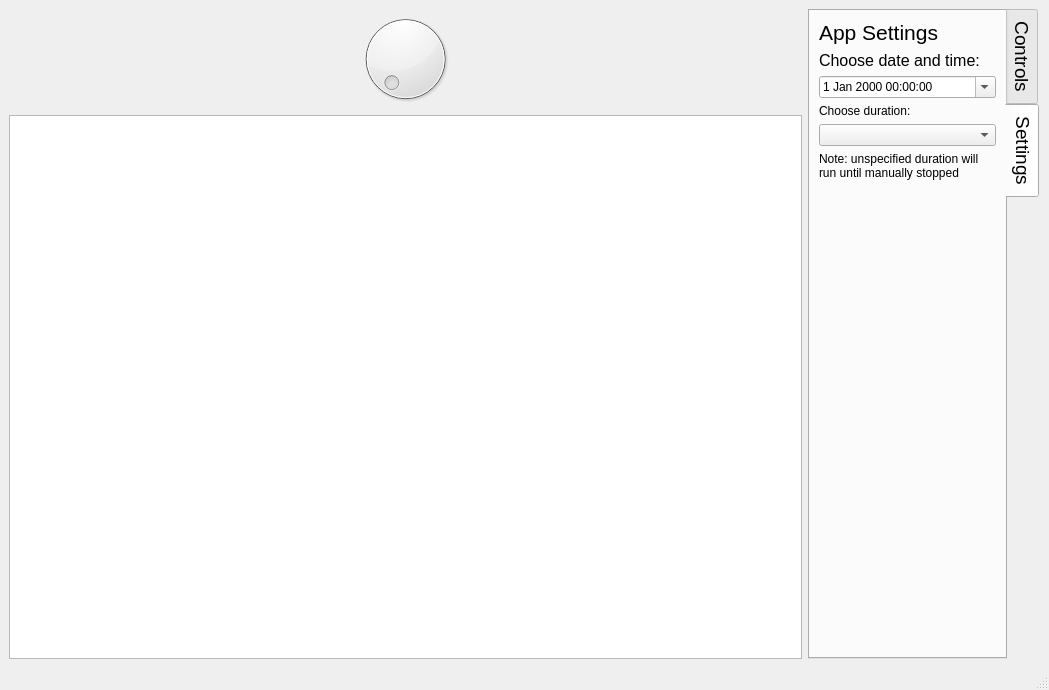
<?xml version="1.0" encoding="UTF-8"?>
<ui version="4.0">
 <class>MainWindow</class>
 <widget class="QMainWindow" name="MainWindow">
  <property name="geometry">
   <rect>
    <x>0</x>
    <y>0</y>
    <width>1049</width>
    <height>690</height>
   </rect>
  </property>
  <property name="windowTitle">
   <string>MainWindow</string>
  </property>
  <property name="dockNestingEnabled">
   <bool>false</bool>
  </property>
  <widget class="QWidget" name="centralwidget">
   <layout class="QGridLayout" name="gridLayout" columnstretch="1,0,0,0,0">
    <item row="0" column="4">
     <layout class="QHBoxLayout" name="controls_settings" stretch="0">
      <item>
       <widget class="QTabWidget" name="controls_settings_tab">
        <property name="sizePolicy">
         <sizepolicy hsizetype="Expanding" vsizetype="Expanding">
          <horstretch>0</horstretch>
          <verstretch>0</verstretch>
         </sizepolicy>
        </property>
        <property name="font">
         <font>
          <pointsize>14</pointsize>
         </font>
        </property>
        <property name="layoutDirection">
         <enum>Qt::LeftToRight</enum>
        </property>
        <property name="styleSheet">
         <string notr="true">QPushButton#reset_stop {
	color: red;	
}</string>
        </property>
        <property name="tabPosition">
         <enum>QTabWidget::East</enum>
        </property>
        <property name="currentIndex">
         <number>1</number>
        </property>
        <widget class="QWidget" name="controls_tab">
         <attribute name="title">
          <string>Controls</string>
         </attribute>
         <layout class="QVBoxLayout" name="verticalLayout">
          <item>
           <widget class="QLabel" name="graph_and_system">
            <property name="sizePolicy">
             <sizepolicy hsizetype="Preferred" vsizetype="Preferred">
              <horstretch>0</horstretch>
              <verstretch>0</verstretch>
             </sizepolicy>
            </property>
            <property name="font">
             <font>
              <pointsize>16</pointsize>
             </font>
            </property>
            <property name="styleSheet">
             <string notr="true"/>
            </property>
            <property name="text">
             <string>Graph and System Controls</string>
            </property>
            <property name="scaledContents">
             <bool>false</bool>
            </property>
            <property name="wordWrap">
             <bool>true</bool>
            </property>
           </widget>
          </item>
          <item>
           <widget class="QGroupBox" name="pv_test_controls">
            <property name="mouseTracking">
             <bool>false</bool>
            </property>
            <property name="autoFillBackground">
             <bool>false</bool>
            </property>
            <property name="styleSheet">
             <string notr="true"/>
            </property>
            <property name="title">
             <string>PV Test Controls</string>
            </property>
            <layout class="QVBoxLayout" name="verticalLayout_4">
             <property name="spacing">
              <number>6</number>
             </property>
             <property name="leftMargin">
              <number>9</number>
             </property>
             <property name="topMargin">
              <number>10</number>
             </property>
             <property name="rightMargin">
              <number>9</number>
             </property>
             <item>
              <widget class="QPushButton" name="run_pause">
               <property name="font">
                <font>
                 <pointsize>14</pointsize>
                </font>
               </property>
               <property name="styleSheet">
                <string notr="true"/>
               </property>
               <property name="text">
                <string>Run</string>
               </property>
               <property name="checkable">
                <bool>false</bool>
               </property>
               <property name="default">
                <bool>false</bool>
               </property>
              </widget>
             </item>
             <item>
              <widget class="QPushButton" name="reset_stop">
               <property name="font">
                <font>
                 <pointsize>14</pointsize>
                </font>
               </property>
               <property name="text">
                <string>Reset</string>
               </property>
              </widget>
             </item>
             <item>
              <widget class="QLabel" name="time_remaining">
               <property name="text">
                <string>Remaining:</string>
               </property>
               <property name="wordWrap">
                <bool>true</bool>
               </property>
              </widget>
             </item>
            </layout>
           </widget>
          </item>
          <item>
           <spacer name="verticalSpacer">
            <property name="orientation">
             <enum>Qt::Vertical</enum>
            </property>
            <property name="sizeHint" stdset="0">
             <size>
              <width>20</width>
              <height>40</height>
             </size>
            </property>
           </spacer>
          </item>
          <item>
           <widget class="QGroupBox" name="graph_controls">
            <property name="sizePolicy">
             <sizepolicy hsizetype="Preferred" vsizetype="Preferred">
              <horstretch>0</horstretch>
              <verstretch>0</verstretch>
             </sizepolicy>
            </property>
            <property name="title">
             <string>Graph Controls</string>
            </property>
            <layout class="QVBoxLayout" name="graph_settings_container">
             <property name="spacing">
              <number>0</number>
             </property>
             <property name="topMargin">
              <number>5</number>
             </property>
             <property name="bottomMargin">
              <number>0</number>
             </property>
             <item>
              <widget class="QCheckBox" name="pressure_checkbox">
               <property name="styleSheet">
                <string notr="true"/>
               </property>
               <property name="text">
                <string>Pressure</string>
               </property>
               <property name="iconSize">
                <size>
                 <width>24</width>
                 <height>24</height>
                </size>
               </property>
               <property name="checked">
                <bool>true</bool>
               </property>
              </widget>
             </item>
             <item>
              <widget class="QCheckBox" name="temperature_checkbox">
               <property name="sizePolicy">
                <sizepolicy hsizetype="Minimum" vsizetype="Fixed">
                 <horstretch>0</horstretch>
                 <verstretch>0</verstretch>
                </sizepolicy>
               </property>
               <property name="minimumSize">
                <size>
                 <width>0</width>
                 <height>0</height>
                </size>
               </property>
               <property name="text">
                <string>Temperature</string>
               </property>
               <property name="checked">
                <bool>true</bool>
               </property>
              </widget>
             </item>
             <item>
              <widget class="QCheckBox" name="legend_checkbox">
               <property name="text">
                <string>Legend</string>
               </property>
               <property name="checked">
                <bool>true</bool>
               </property>
              </widget>
             </item>
            </layout>
           </widget>
          </item>
          <item>
           <widget class="QLabel" name="save_data_to">
            <property name="text">
             <string>Save data to file:</string>
            </property>
           </widget>
          </item>
          <item>
           <widget class="QPushButton" name="save">
            <property name="font">
             <font>
              <pointsize>14</pointsize>
             </font>
            </property>
            <property name="text">
             <string>Save</string>
            </property>
           </widget>
          </item>
         </layout>
        </widget>
        <widget class="QWidget" name="settings_tab">
         <attribute name="title">
          <string>Settings</string>
         </attribute>
         <layout class="QVBoxLayout" name="verticalLayout_3">
          <item>
           <widget class="QLabel" name="settings_description">
            <property name="font">
             <font>
              <pointsize>16</pointsize>
             </font>
            </property>
            <property name="text">
             <string>App Settings</string>
            </property>
           </widget>
          </item>
          <item>
           <widget class="QLabel" name="choose_date">
            <property name="font">
             <font>
              <pointsize>12</pointsize>
             </font>
            </property>
            <property name="text">
             <string>Choose date and time:</string>
            </property>
           </widget>
          </item>
          <item>
           <widget class="QDateTimeEdit" name="date_time">
            <property name="calendarPopup">
             <bool>true</bool>
            </property>
           </widget>
          </item>
          <item>
           <widget class="QLabel" name="choose_duration">
            <property name="text">
             <string>Choose duration:</string>
            </property>
           </widget>
          </item>
          <item>
           <widget class="QComboBox" name="duration">
            <item>
             <property name="text">
              <string/>
             </property>
            </item>
            <item>
             <property name="text">
              <string>10min</string>
             </property>
            </item>
            <item>
             <property name="text">
              <string>20min</string>
             </property>
            </item>
            <item>
             <property name="text">
              <string>30min</string>
             </property>
            </item>
            <item>
             <property name="text">
              <string>45min</string>
             </property>
            </item>
            <item>
             <property name="text">
              <string>1hr</string>
             </property>
            </item>
            <item>
             <property name="text">
              <string>2hr</string>
             </property>
            </item>
            <item>
             <property name="text">
              <string>4hr</string>
             </property>
            </item>
            <item>
             <property name="text">
              <string>10hr</string>
             </property>
            </item>
            <item>
             <property name="text">
              <string>Custom...</string>
             </property>
            </item>
           </widget>
          </item>
          <item>
           <widget class="QLabel" name="note">
            <property name="sizePolicy">
             <sizepolicy hsizetype="Ignored" vsizetype="Preferred">
              <horstretch>0</horstretch>
              <verstretch>0</verstretch>
             </sizepolicy>
            </property>
            <property name="text">
             <string>Note: unspecified duration will run until manually stopped </string>
            </property>
            <property name="scaledContents">
             <bool>false</bool>
            </property>
            <property name="wordWrap">
             <bool>true</bool>
            </property>
           </widget>
          </item>
          <item>
           <spacer name="verticalSpacer_2">
            <property name="orientation">
             <enum>Qt::Vertical</enum>
            </property>
            <property name="sizeHint" stdset="0">
             <size>
              <width>20</width>
              <height>40</height>
             </size>
            </property>
           </spacer>
          </item>
         </layout>
        </widget>
       </widget>
      </item>
     </layout>
    </item>
    <item row="0" column="0" colspan="4">
     <layout class="QVBoxLayout" name="graph_window" stretch="0,0">
      <property name="bottomMargin">
       <number>0</number>
      </property>
      <item>
       <widget class="NavigationToolbar2QT" name="toolbar"/>
      </item>
      <item>
       <widget class="FigureCanvasQTAgg" name="canvas">
        <property name="sizePolicy">
         <sizepolicy hsizetype="Expanding" vsizetype="Expanding">
          <horstretch>0</horstretch>
          <verstretch>0</verstretch>
         </sizepolicy>
        </property>
       </widget>
      </item>
     </layout>
    </item>
   </layout>
  </widget>
  <widget class="QStatusBar" name="statusbar"/>
 </widget>
 <customwidgets>
  <customwidget>
   <class>NavigationToolbar2QT</class>
   <extends>QDial</extends>
   <header>matplotlib.backends.backend_qt5agg</header>
  </customwidget>
  <customwidget>
   <class>FigureCanvasQTAgg</class>
   <extends>QGraphicsView</extends>
   <header>matplotlib.backends.backend_qt5agg</header>
  </customwidget>
 </customwidgets>
 <tabstops>
  <tabstop>controls_settings_tab</tabstop>
  <tabstop>run_pause</tabstop>
  <tabstop>reset_stop</tabstop>
  <tabstop>pressure_checkbox</tabstop>
  <tabstop>temperature_checkbox</tabstop>
  <tabstop>legend_checkbox</tabstop>
  <tabstop>date_time</tabstop>
  <tabstop>duration</tabstop>
  <tabstop>canvas</tabstop>
 </tabstops>
 <resources/>
 <connections/>
</ui>
